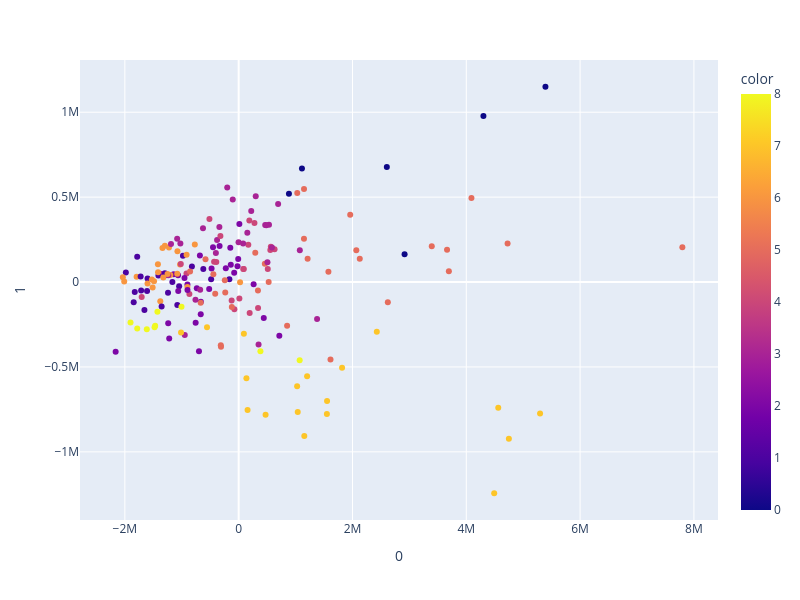

Notebook source saved alongside this figure:
### Code cell
import numpy as np
import pandas as pd
from sklearn.decomposition import PCA
from sklearn.preprocessing import StandardScaler
from scipy.stats import f_oneway

# Example Data (Replace with your dataset)
X = np.random.randn(100, 5)  # 100 samples, 5 features (replace with your data)
batch_labels =  covariates_clinical_data_AD_NCI.Batch.tolist()  # Categorical labels with more than two categories

# Standardize the data
scaler = StandardScaler()
X_scaled = count_matrix_raw

# Perform PCA
pca = PCA(n_components=4)  # You can change the number of components
pca_components = pca.fit_transform(X_scaled)

# Convert batch labels to numeric values for ANOVA
batch_numeric = pd.factorize(batch_labels)[0]

# Perform ANOVA for each PCA component
anova_results = []
for i in range(pca_components.shape[1]):
    groups = [pca_components[batch_numeric == j, i] for j in np.unique(batch_numeric)]
    f_stat, p_value = f_oneway(*groups)
    anova_results.append((i + 1, f_stat, p_value))

# Display ANOVA results
anova_results_df = pd.DataFrame(anova_results, columns=["PCA Component", "F-statistic", "P-value"])
print(anova_results_df)


import plotly.express as px
from sklearn.decomposition import PCA

# Assuming count_matrix_raw is the data matrix you are using for PCA
# And m is a categorical variable you want to use for coloring the scatter plot
pca = PCA(n_components=2)


components = pca.fit_transform(count_matrix_raw)

# Create the scatter plot with discrete coloring for the categories in m
fig = px.scatter(components, x=0, y=1, color=covariates_clinical_data_AD_NCI.Batch.tolist() )

# Set custom width and height
fig.update_layout(
    width=800,  # Adjust width as needed
    height=600  # Adjust height as needed
)

# Save the plot to an HTML file
#fig.write_html("pca_batch(filtered_ad_non_ad_mrn_batch_corrected).html")

# Show the plot
fig.show()

### Figure 1 — Plotly figure (JSON) as saved in the notebook; plotly's stock layout.template omitted (floating-point values rounded to 4 significant figures; data arrays with more than 128 entries replaced by an {"elided": "..."} marker saying what was removed)
{"data": [{"hovertemplate": "0=%{x}<br>1=%{y}<br>color=%{marker.color}<extra></extra>", "legendgroup": "", "marker": {"color": {"elided": "188 int values"}, "coloraxis": "coloraxis", "symbol": "circle"}, "mode": "markers", "name": "", "orientation": "v", "showlegend": false, "type": "scatter", "x": {"elided": "188 float values"}, "xaxis": "x", "y": {"elided": "188 float values"}, "yaxis": "y"}], "layout": {"coloraxis": {"colorbar": {"title": {"text": "color"}}, "colorscale": [[0, "#0d0887"], [0.1111, "#46039f"], [0.2222, "#7201a8"], [0.3333, "#9c179e"], [0.4444, "#bd3786"], [0.5556, "#d8576b"], [0.6667, "#ed7953"], [0.7778, "#fb9f3a"], [0.8889, "#fdca26"], [1, "#f0f921"]]}, "height": 600, "legend": {"tracegroupgap": 0}, "margin": {"t": 60}, "width": 800, "xaxis": {"anchor": "y", "autorange": true, "domain": [0, 1], "range": [-2788000.0, 8423000.0], "title": {"text": "0"}, "type": "linear"}, "yaxis": {"anchor": "x", "autorange": true, "domain": [0, 1], "range": [-1401000.0, 1308000.0], "title": {"text": "1"}, "type": "linear"}}}
